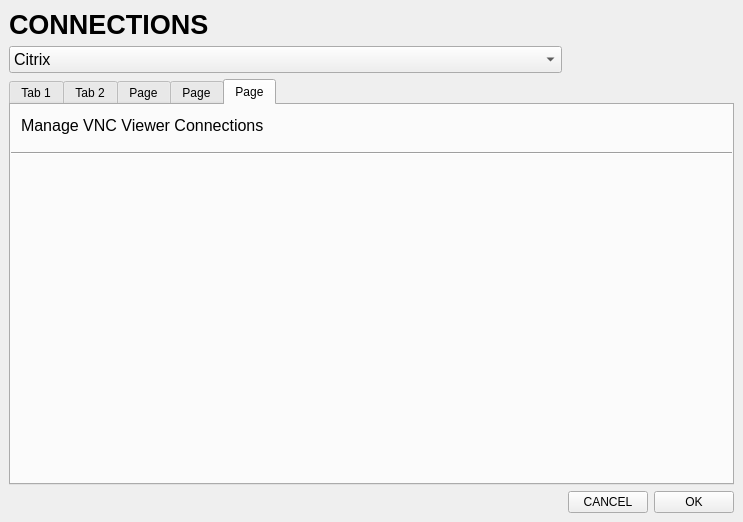
<?xml version="1.0" encoding="UTF-8"?>
<ui version="4.0">
 <class>MainWindow</class>
 <widget class="QMainWindow" name="MainWindow">
  <property name="geometry">
   <rect>
    <x>0</x>
    <y>0</y>
    <width>743</width>
    <height>522</height>
   </rect>
  </property>
  <property name="windowTitle">
   <string>MainWindow</string>
  </property>
  <widget class="QWidget" name="centralwidget">
   <layout class="QGridLayout" name="gridLayout">
    <item row="0" column="0">
     <widget class="QLabel" name="label">
      <property name="font">
       <font>
        <family>Ubuntu</family>
        <pointsize>20</pointsize>
        <weight>75</weight>
        <bold>true</bold>
       </font>
      </property>
      <property name="text">
       <string>CONNECTIONS</string>
      </property>
     </widget>
    </item>
    <item row="2" column="0" colspan="2">
     <widget class="QTabWidget" name="tabWidget">
      <property name="currentIndex">
       <number>4</number>
      </property>
      <widget class="QWidget" name="tab">
       <attribute name="title">
        <string>Tab 1</string>
       </attribute>
       <widget class="QLabel" name="label_2">
        <property name="geometry">
         <rect>
          <x>10</x>
          <y>10</y>
          <width>211</width>
          <height>20</height>
         </rect>
        </property>
        <property name="font">
         <font>
          <family>Ubuntu</family>
          <pointsize>12</pointsize>
         </font>
        </property>
        <property name="cursor">
         <cursorShape>ArrowCursor</cursorShape>
        </property>
        <property name="text">
         <string>Manage Citrix Connections</string>
        </property>
       </widget>
       <widget class="Line" name="line">
        <property name="geometry">
         <rect>
          <x>0</x>
          <y>40</y>
          <width>721</width>
          <height>16</height>
         </rect>
        </property>
        <property name="orientation">
         <enum>Qt::Horizontal</enum>
        </property>
       </widget>
      </widget>
      <widget class="QWidget" name="tab_2">
       <attribute name="title">
        <string>Tab 2</string>
       </attribute>
       <widget class="QLabel" name="label_3">
        <property name="geometry">
         <rect>
          <x>10</x>
          <y>10</y>
          <width>221</width>
          <height>20</height>
         </rect>
        </property>
        <property name="font">
         <font>
          <family>Ubuntu</family>
          <pointsize>12</pointsize>
         </font>
        </property>
        <property name="text">
         <string>Manage VMware Connections</string>
        </property>
       </widget>
       <widget class="Line" name="line_2">
        <property name="geometry">
         <rect>
          <x>0</x>
          <y>40</y>
          <width>721</width>
          <height>16</height>
         </rect>
        </property>
        <property name="orientation">
         <enum>Qt::Horizontal</enum>
        </property>
       </widget>
      </widget>
      <widget class="QWidget" name="tab_3">
       <attribute name="title">
        <string>Page</string>
       </attribute>
       <widget class="QLabel" name="label_4">
        <property name="geometry">
         <rect>
          <x>10</x>
          <y>10</y>
          <width>201</width>
          <height>20</height>
         </rect>
        </property>
        <property name="font">
         <font>
          <family>Ubuntu</family>
          <pointsize>12</pointsize>
         </font>
        </property>
        <property name="text">
         <string>Manage RDP Connections</string>
        </property>
       </widget>
       <widget class="Line" name="line_3">
        <property name="geometry">
         <rect>
          <x>0</x>
          <y>40</y>
          <width>721</width>
          <height>16</height>
         </rect>
        </property>
        <property name="orientation">
         <enum>Qt::Horizontal</enum>
        </property>
       </widget>
      </widget>
      <widget class="QWidget" name="tab_4">
       <attribute name="title">
        <string>Page</string>
       </attribute>
       <widget class="QLabel" name="label_5">
        <property name="geometry">
         <rect>
          <x>10</x>
          <y>10</y>
          <width>191</width>
          <height>20</height>
         </rect>
        </property>
        <property name="font">
         <font>
          <family>Ubuntu</family>
          <pointsize>12</pointsize>
         </font>
        </property>
        <property name="text">
         <string>Manage SSH Connections</string>
        </property>
       </widget>
       <widget class="Line" name="line_4">
        <property name="geometry">
         <rect>
          <x>0</x>
          <y>40</y>
          <width>721</width>
          <height>16</height>
         </rect>
        </property>
        <property name="orientation">
         <enum>Qt::Horizontal</enum>
        </property>
       </widget>
      </widget>
      <widget class="QWidget" name="tab_5">
       <attribute name="title">
        <string>Page</string>
       </attribute>
       <widget class="QLabel" name="label_6">
        <property name="geometry">
         <rect>
          <x>10</x>
          <y>10</y>
          <width>261</width>
          <height>20</height>
         </rect>
        </property>
        <property name="font">
         <font>
          <family>Ubuntu</family>
          <pointsize>12</pointsize>
         </font>
        </property>
        <property name="text">
         <string>Manage VNC Viewer Connections</string>
        </property>
       </widget>
       <widget class="Line" name="line_5">
        <property name="geometry">
         <rect>
          <x>0</x>
          <y>40</y>
          <width>721</width>
          <height>16</height>
         </rect>
        </property>
        <property name="orientation">
         <enum>Qt::Horizontal</enum>
        </property>
       </widget>
      </widget>
     </widget>
    </item>
    <item row="3" column="1">
     <layout class="QHBoxLayout" name="horizontalLayout">
      <item>
       <widget class="QPushButton" name="pushButton">
        <property name="cursor">
         <cursorShape>PointingHandCursor</cursorShape>
        </property>
        <property name="text">
         <string>CANCEL</string>
        </property>
       </widget>
      </item>
      <item>
       <widget class="QPushButton" name="pushButton_2">
        <property name="cursor">
         <cursorShape>PointingHandCursor</cursorShape>
        </property>
        <property name="text">
         <string>OK</string>
        </property>
       </widget>
      </item>
     </layout>
    </item>
    <item row="3" column="0">
     <spacer name="horizontalSpacer">
      <property name="orientation">
       <enum>Qt::Horizontal</enum>
      </property>
      <property name="sizeHint" stdset="0">
       <size>
        <width>40</width>
        <height>20</height>
       </size>
      </property>
     </spacer>
    </item>
    <item row="1" column="0">
     <widget class="QComboBox" name="comboBox">
      <property name="font">
       <font>
        <family>Ubuntu</family>
        <pointsize>12</pointsize>
        <weight>50</weight>
        <bold>false</bold>
       </font>
      </property>
      <property name="cursor">
       <cursorShape>UpArrowCursor</cursorShape>
      </property>
      <item>
       <property name="text">
        <string>Citrix</string>
       </property>
      </item>
      <item>
       <property name="text">
        <string>VMware</string>
       </property>
      </item>
      <item>
       <property name="text">
        <string>RDP</string>
       </property>
      </item>
      <item>
       <property name="text">
        <string>SSH</string>
       </property>
      </item>
      <item>
       <property name="text">
        <string>VNC Viewer</string>
       </property>
      </item>
     </widget>
    </item>
   </layout>
  </widget>
 </widget>
 <resources/>
 <connections>
  <connection>
   <sender>comboBox</sender>
   <signal>currentIndexChanged(int)</signal>
   <receiver>tabWidget</receiver>
   <slot>setCurrentPage(int)</slot>
   <hints>
    <hint type="sourcelabel">
     <x>344</x>
     <y>68</y>
    </hint>
    <hint type="destinationlabel">
     <x>493</x>
     <y>245</y>
    </hint>
   </hints>
  </connection>
 </connections>
</ui>
